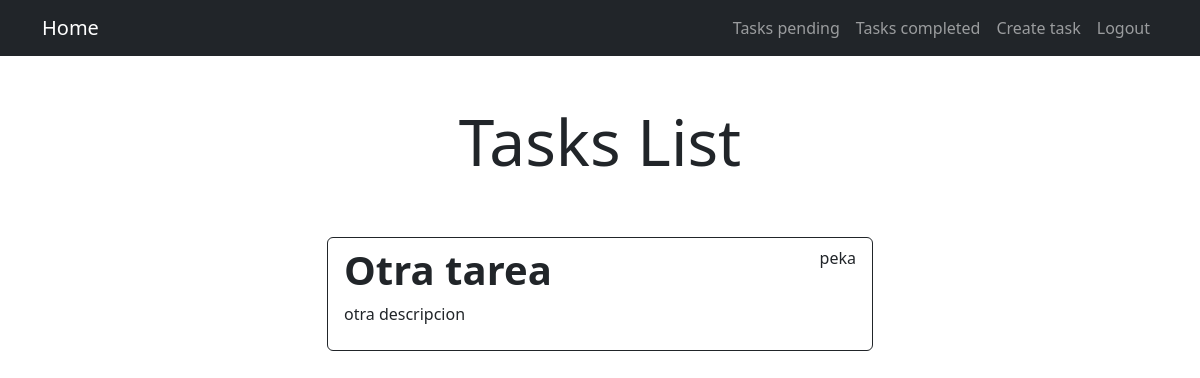
Before: /tasks/ (signed in) with the older database file.
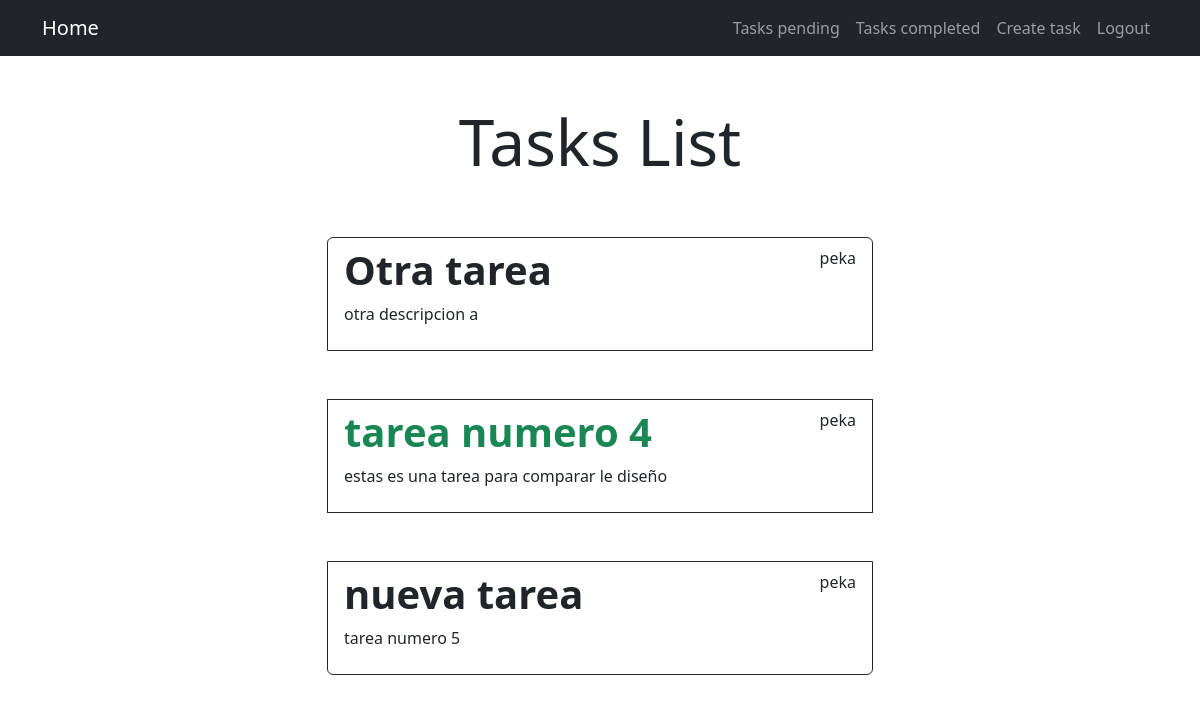
After: the same page with the newer database file.
### tasks/models.py (models this page shows, shortened)
class Task(models.Model):
    title = models.CharField(max_length=100)
    description = models.TextField(blank=True)
    created = models.DateTimeField(auto_now_add=True)
    datecompleated = models.DateTimeField(null=True, blank=True)
    important = models.BooleanField(default=False)
    user = models.ForeignKey(User, on_delete=models.CASCADE)

### tasks/views.py (the view)
# urls.py: path('tasks/', views.tasks, name='tasks'),
@login_required
def tasks(request):
    tasks = Task.objects.filter(user=request.user, datecompleated__isnull=True)
    return render(request, 'tasks.html', {
        'tasks': tasks
    })

### tasks/templates/tasks.html (shortened to what this page needs)
{% extends 'base.html' %}
{% block content %}
<main class="container">
    <div class="row">
        <div class="col-md-6 offset-md-3">
            <h1 class="text-center display-3 py-5">Tasks List</h1>
            <ul class="list-group">
                {% for task in tasks %}
                <a class="list-group-item mb-5 border border-dark" href="{% url 'task_detail' task.id %}">
                    <header class="d-flex justify-content-between">
                        {% if task.important %}
                        <h1 class="fw-bold text-success">{{task.title}}</h1>
                        {% else %}
                        <h1 class="fw-bold">{{task.title}}</h1>
                        {% endif%}
                        <p>{{task.user.username}}</p>
                    </header>
                    <p>{{task.description}}</p>
                </a>
                {% endfor%}
            </ul>
        </div>
    </div>
</main>
{% endblock %}

### tasks/templates/base.html (shortened to what this page needs)
<!DOCTYPE html>
<html lang="en">
    <head>
        <link rel="stylesheet" href="https://cdn.jsdelivr.net/npm/bootstrap@5.3.3/dist/css/bootstrap.min.css">
    </head>
    <body>
        <nav class="navbar navbar-expand-lg bg-dark navbar-dark">
            <div class="container">
              <a class="navbar-brand" href="/">Home</a>
              <div class="collapse navbar-collapse" id="navbarNav">
                <ul class="navbar-nav ms-auto">
                    {% if user.is_authenticated %}
                    <li class="nav-item">
                        <a class="nav-link" href="{% url 'tasks' %}">Tasks pending</a>
                    </li>
                    <li class="nav-item">
                        <a class="nav-link" href="{% url 'tasks_completed' %}">Tasks completed</a>
                    </li>
                    <li class="nav-item">
                        <a class="nav-link" href="{% url 'create_task' %}">Create task</a>
                    </li>
                    <li class="nav-item">
                        <a class="nav-link" href="{% url 'logout' %}">Logout</a>
                    </li>
                    {% endif %}
                </ul>
              </div>
            </div>
          </nav>
        {% block content %}
        {% endblock %}
    </body>
</html>

Changed rows visible on the page:
changed Task "Otra tarea": description "otra descripcion" → "otra descripcion a"
added Task: title "tarea numero 4", user.username "peka", description "estas es una tarea para comparar le diseño"
added Task: title "nueva tarea", user.username "peka", description "tarea numero 5"
